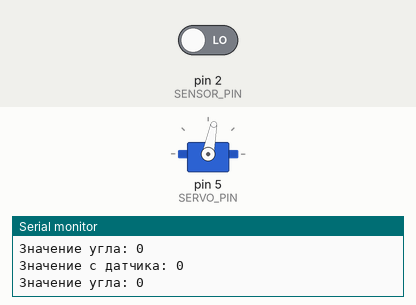
The sketch below on a simulated Arduino Uno, built with avr-gcc and run on an emulated ATmega328P. Shown: servo, the last lines printed to the serial monitor. The test bench sets the inputs (shaded band); at power-on: pin 2 (SENSOR_PIN) LOW.

Above: at 0.16 s.
At 0.8 s:
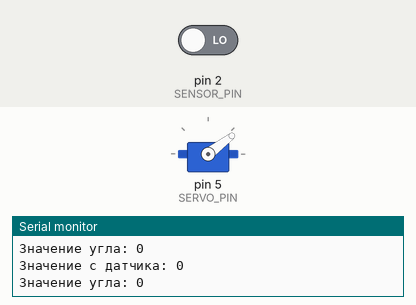
At 1.4 s:
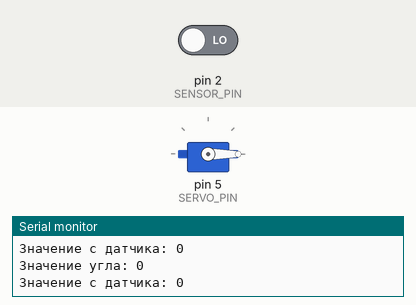
Timing chart, 0 to 2.9 s (numbered marks = the images above):
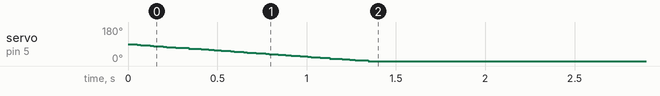

The sketch:

sketch_nov28_.ino
```cpp
// ======================= НАСТРОЙКИ =======================


#define SENSOR_PIN 2  // пин подключения датчика

#define SENSOR_VALUE_MIN 0     // минимальное показание датчика
#define SENSOR_VALUE_MAX 1023  // макимальное показание датчика

#define SERVO_PIN 5  // пин для подключения сервопривода

#define SERVO_SPEED 80  // скорость сервопривода (град/сек)
#define SERVO_ACCEL 1   // скорость ускорения/торможения

#define SERVO_ANGLE_MIN 0    // минимальный угол сервопривода
#define SERVO_ANGLE_MAX 180  // максимальный угол сервопривода


// ==========================================================


#include <ServoSmooth.h>
ServoSmooth servo;  // объявляем объект класса ServoSmooth


void setup() {

  Serial.begin(9600);
  Serial.println("Начало работы");

  servo.attach(SERVO_PIN);

  servo.setSpeed(SERVO_SPEED);  // ограничить скорость
  servo.setAccel(SERVO_ACCEL);  // установить ускорение (разгон и торможение)

  servo.setTargetDeg(0);
}


void loop() {
  servo.tick();

  static int value = 0;
  static byte angle = 0;  // переменная для угла сервопривода

  Serial.print("Значение с датчика: ");
  Serial.println(value);

  pulseIn(2, value, 10);

  angle = map(value, SENSOR_VALUE_MIN, SENSOR_VALUE_MAX, SERVO_ANGLE_MIN, SERVO_ANGLE_MAX);
  /*
  Преобразуем значение получаемое с датчика в значение угла сервопривода
  с помощью функции map()
  */

  Serial.print("Значение угла: ");
  Serial.println(angle);

  servo.setTargetDeg(angle);  //устанавливаем угол на сервоприводе
}
```

Measured:
- by itself, servo on pin 5 (SERVO_PIN): moves from 90° to 0° over 1.3 s
